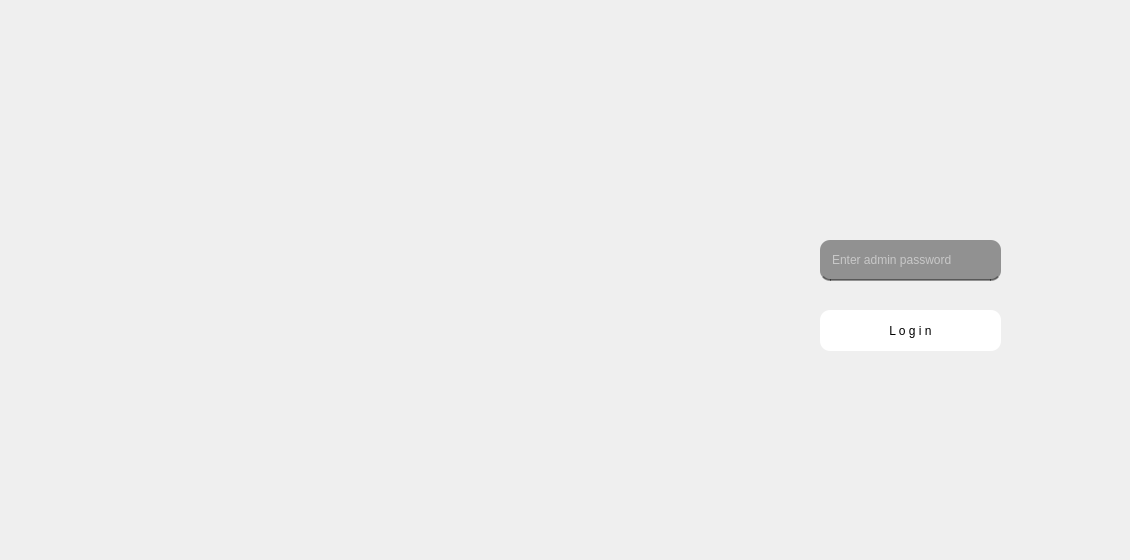
    <widget class="QWidget" name="tab">
     <attribute name="title">
      <string>Login</string>
     </attribute>
     <widget class="QLabel" name="label">
      <property name="geometry">
       <rect>
        <x>0</x>
        <y>0</y>
        <width>1121</width>
        <height>551</height>
       </rect>
      </property>
      <property name="text">
       <string/>
      </property>
      <property name="pixmap">
       <pixmap>appointment_login.png</pixmap>
      </property>
      <property name="scaledContents">
       <bool>true</bool>
      </property>
     </widget>
     <widget class="QLabel" name="LOGININFO">
      <property name="geometry">
       <rect>
        <x>810</x>
        <y>210</y>
        <width>221</width>
        <height>31</height>
       </rect>
      </property>
      <property name="styleSheet">
       <string notr="true">background-color: rgba(255, 255, 255, 0);
font: 75 9pt &quot;MS Shell Dlg 2&quot;;
color: rgb(255, 0, 0);</string>
      </property>
      <property name="text">
       <string/>
      </property>
     </widget>
     <widget class="QLineEdit" name="PASSWORD">
      <property name="geometry">
       <rect>
        <x>820</x>
        <y>240</y>
        <width>181</width>
        <height>41</height>
       </rect>
      </property>
      <property name="styleSheet">
       <string notr="true">background-color:rgba(0,0,0,100);
border-bottom:2px solid rgba(0,0,0,100);
color:rgba(255,255,255,255);
padding:10px;
font: 11pt &quot;MS Shell Dlg 2&quot;;
border-radius:10px;</string>
      </property>
      <property name="echoMode">
       <enum>QLineEdit::Password</enum>
      </property>
      <property name="placeholderText">
       <string>Enter admin password</string>
      </property>
     </widget>
     <widget class="QPushButton" name="LOGINBUTTON">
      <property name="geometry">
       <rect>
        <x>820</x>
        <y>310</y>
        <width>181</width>
        <height>41</height>
       </rect>
      </property>
      <property name="styleSheet">
       <string notr="true">QPushButton#LOGINBUTTON{
font: 87 10pt &quot;Segoe UI Black&quot;;
color:black;
background-color: rgb(255, 255, 255);
border-radius:10px;
}

QPushButton#LOGINBUTTON:hover{
font: 87 8pt &quot;Segoe UI Black&quot;;
border-radius:10px;
background-color: rgb(170, 255, 255);
color:black;
}</string>
      </property>
      <property name="text">
       <string>L o g i n</string>
      </property>
     </widget>
    </widget>
